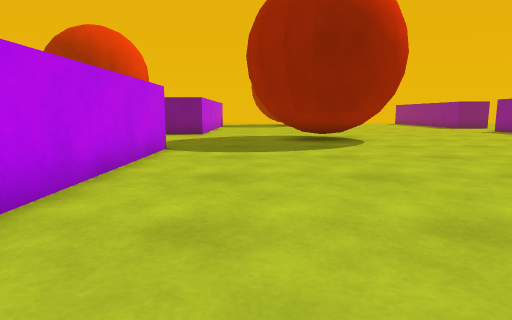
View 1 (above)

18 first-person views from a walk through a Unity game level. The camera is 0.51 m above the floor, tilts 8° down and sees 75° across. The floor is counted in squares, 0.5 m on a side. Each view is taken from the middle of a square. On the plan, view 1 faces up. The plan holds only what a view shows up to about 13 squares ahead; the rest is blank. The place goes on beyond the plan.

View 2
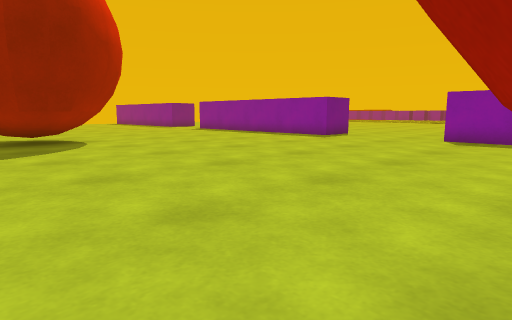

View 3
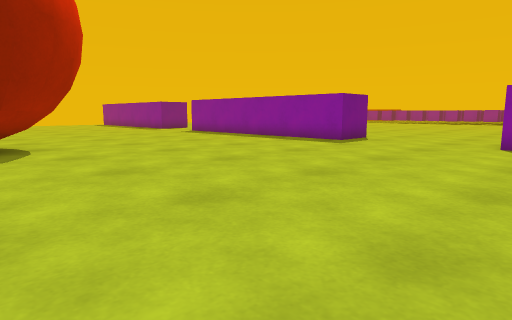

View 4
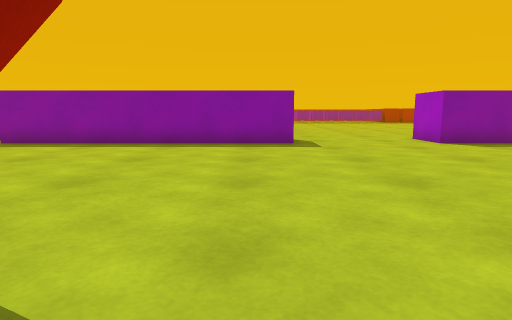

View 5
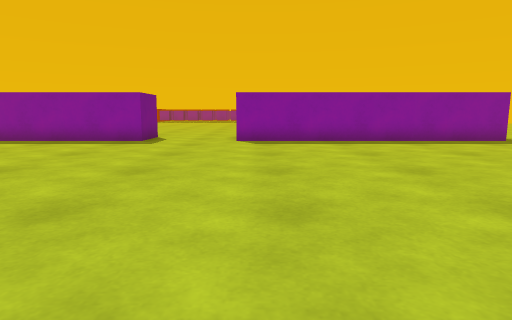

View 6
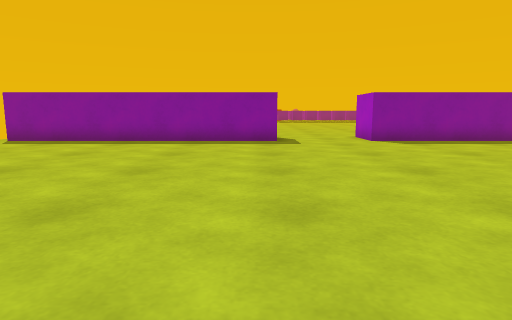

View 7
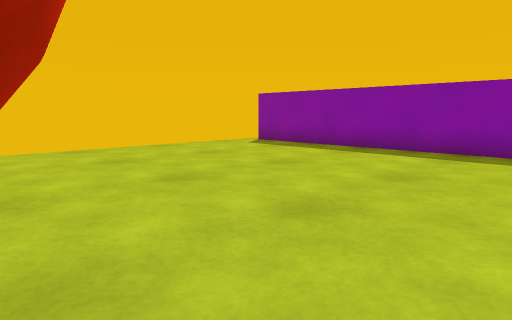

View 8
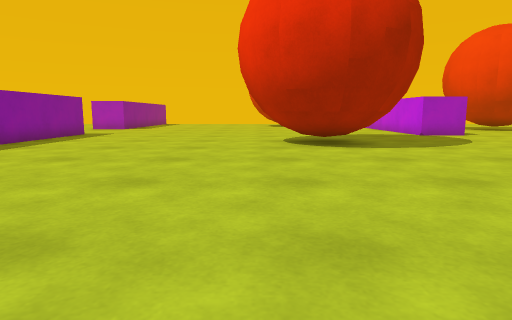

View 9
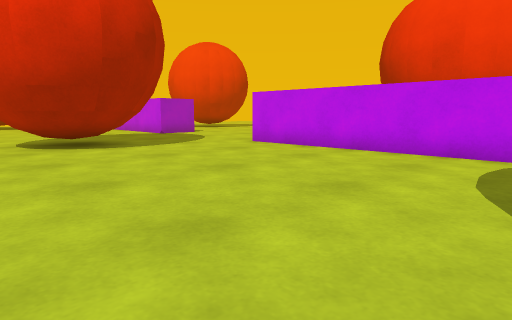

View 10
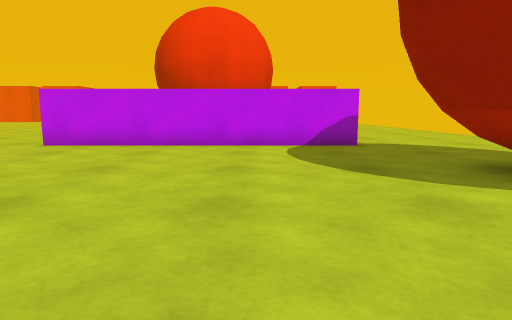

View 11
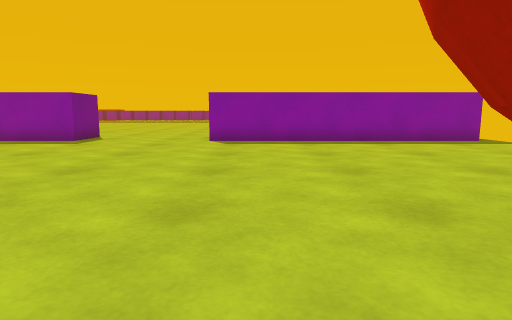

View 12
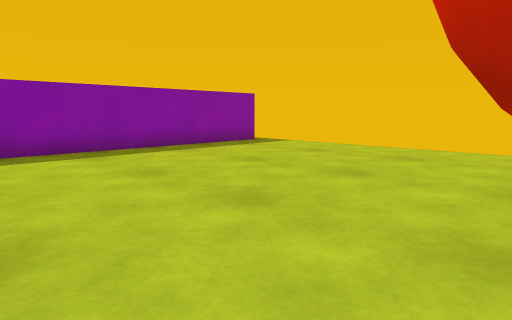

View 13
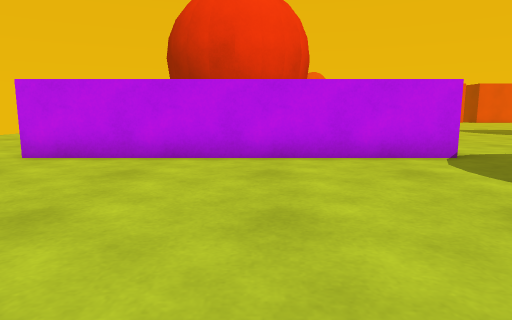

View 14
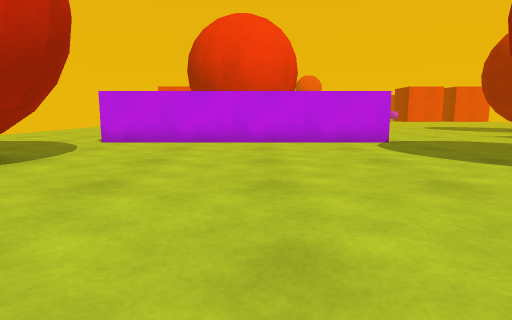

View 15
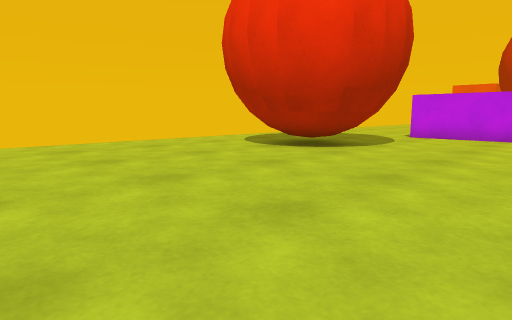

View 16
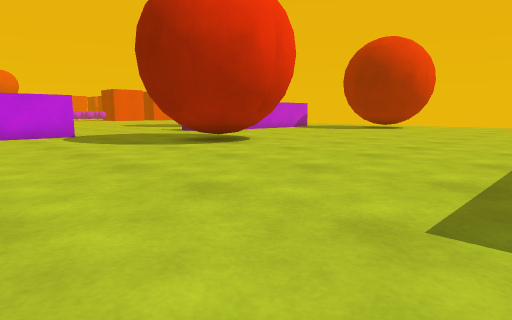

View 17
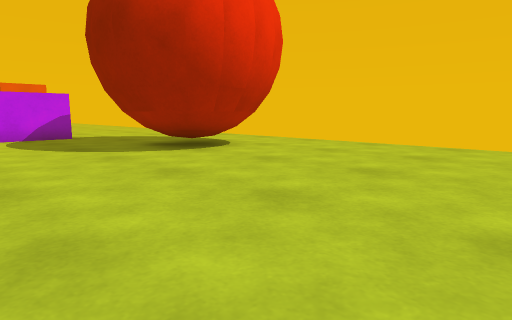

View 18
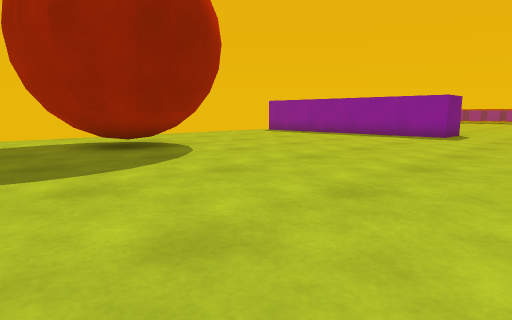

### Floor plan
Points are (right, up) in squares from view 1. A wall is a line through its corners. A room is listed if a view was taken in it or the views show most of it. See-through windows are left out.
Room 1 (views 1, 2, 3, 4, 5, 6, 7, 8, 9, 10, 11, 12, 13, 14, 15, 16, 17, 18)
walls: (4.5, 12) (3.9, 11.4); (4.4, 14.6) (4.7, 14) (4.8, 13.2) (4.7, 12.6) (4.4, 12.1); (4.5, 14.7) (4.9, 14) (5, 13.2) (4.9, 12.6) (4.5, 11.8) (4, 11.3) (3.4, 11) (2.6, 10.9) (1.8, 11); (4, 11.6) (3.4, 11.3) (2.6, 11.1) (1.9, 11.2); (2.5, 15.4) (3.4, 15.3) (4, 15); (2, 11.1) (1.1, 11.5) (0.7, 11.9); (0.9, 14.5) (1.5, 15.1) (2, 15.4) (2.7, 15.5); (0.6, 14.6) (1.2, 15.2) (2, 15.6) (2.6, 15.7) (3.3, 15.6) (3.8, 15.3) (4.5, 14.6); (13.4, 8.6) (13.4, 18.8); (-2.6, 9.8) (-2.6, 0.6); (13.4, 22.1) (13.4, 32.2); (4, 0.3) (4.5, -0.2) (4.9, -1) (5, -1.6) (4.9, -2.5); (2.6, 0.5) (3.4, 0.3) (3.9, 0.1) (4.3, -0.4) (4.7, -1.1) (4.8, -1.9) (4.7, -2.4); (1.8, 0.6) (2.6, 0.7) (3.2, 0.6) (4.1, 0.1); (1.9, 0.4) (2.7, 0.5); (2.7, 26.2) (1.8, 26.3); (1.2, 0.2) (2, 0.6); (2, 26.2) (1.2, 26.6); (4, 26.7) (3.2, 26.3); (4.6, 27.1) (4, 26.5) (3.4, 26.2) (2.6, 26) (1.8, 26.1); (1.3, 26.4) (0.7, 27) (0.4, 27.6); (1.3, 26.6) (0.8, 27.1) (0.5, 27.7); (4.8, -2.3) (4.4, -3.1); (-2.6, 26.2) (-2.6, 16.1); (4.7, 29.1) (4.8, 28.3) (4.7, 27.7) (4.4, 27.1); (4.4, 29.7) (4.8, 29); (4.5, 29.8) (4.9, 29.1) (5, 28.6) (4.8, 27.4) (4.5, 26.9); (13.4, -6.4) (13.4, 3.8)
ways out: opening at (-1.5, -0.5); opening at (-1.5, 27.5); opening at (-1.2, 13.6); opening at (4.5, -5.5)

Positions as (right, up) in squares from view 1, and headings:
1: (0, 0), facing up
2: (0, 0), facing up-right
3: (2, 2), facing up-right
4: (2, 10), facing right
5: (1, 18), facing right
6: (1, 23), facing right
7: (4, 23), facing up-right
8: (5, 25), facing down
9: (6, 25), facing down-left
10: (8, 23), facing left
11: (1, 2), facing right
12: (4, 3), facing down-right
13: (5, 5), facing left
14: (9, 5), facing left
15: (12, 5), facing down-left
16: (13, 5), facing up-left
17: (12, 22), facing up-left
18: (-2, 18), facing up-right
